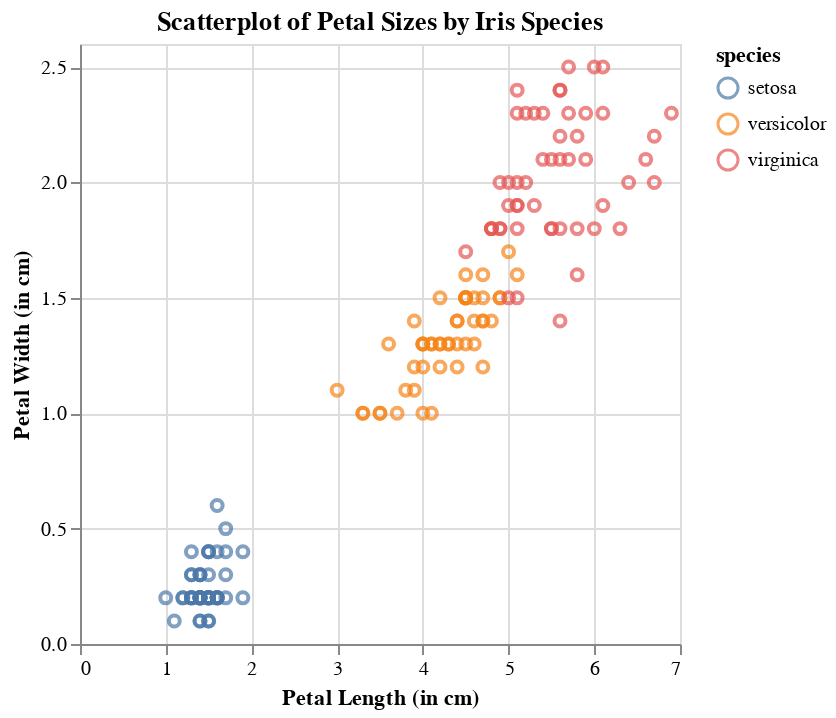

Here is the notebook cell this chart was saved with:
### Markdown cell above
In a last step we show how to set a title to a graph and how to change the name of the axis because the VegaLite Standard is to use column names as axis names which is not always useful. To set a title to a plot you can just specify *title* and then assign a string to it.

### Code cell
iris |>
@vlplot(:point,title= "Scatterplot of Petal Sizes by Iris Species", x={:petalLength, axis={title="Petal Length (in cm)"}}, y={:petalWidth, axis={title="Petal Width (in cm)"}}, color = "species")

### Figure 1 — Vega-Lite specification as saved in the notebook (floating-point values rounded to 4 significant figures; data arrays with more than 128 entries replaced by an {"elided": "..."} marker saying what was removed)
{"data": {"values": {"elided": "150 records"}}, "encoding": {"color": {"field": "species", "type": "nominal"}, "x": {"axis": {"title": "Petal Length (in cm)"}, "field": "petalLength", "type": "quantitative"}, "y": {"axis": {"title": "Petal Width (in cm)"}, "field": "petalWidth", "type": "quantitative"}}, "mark": "point", "title": "Scatterplot of Petal Sizes by Iris Species"}
